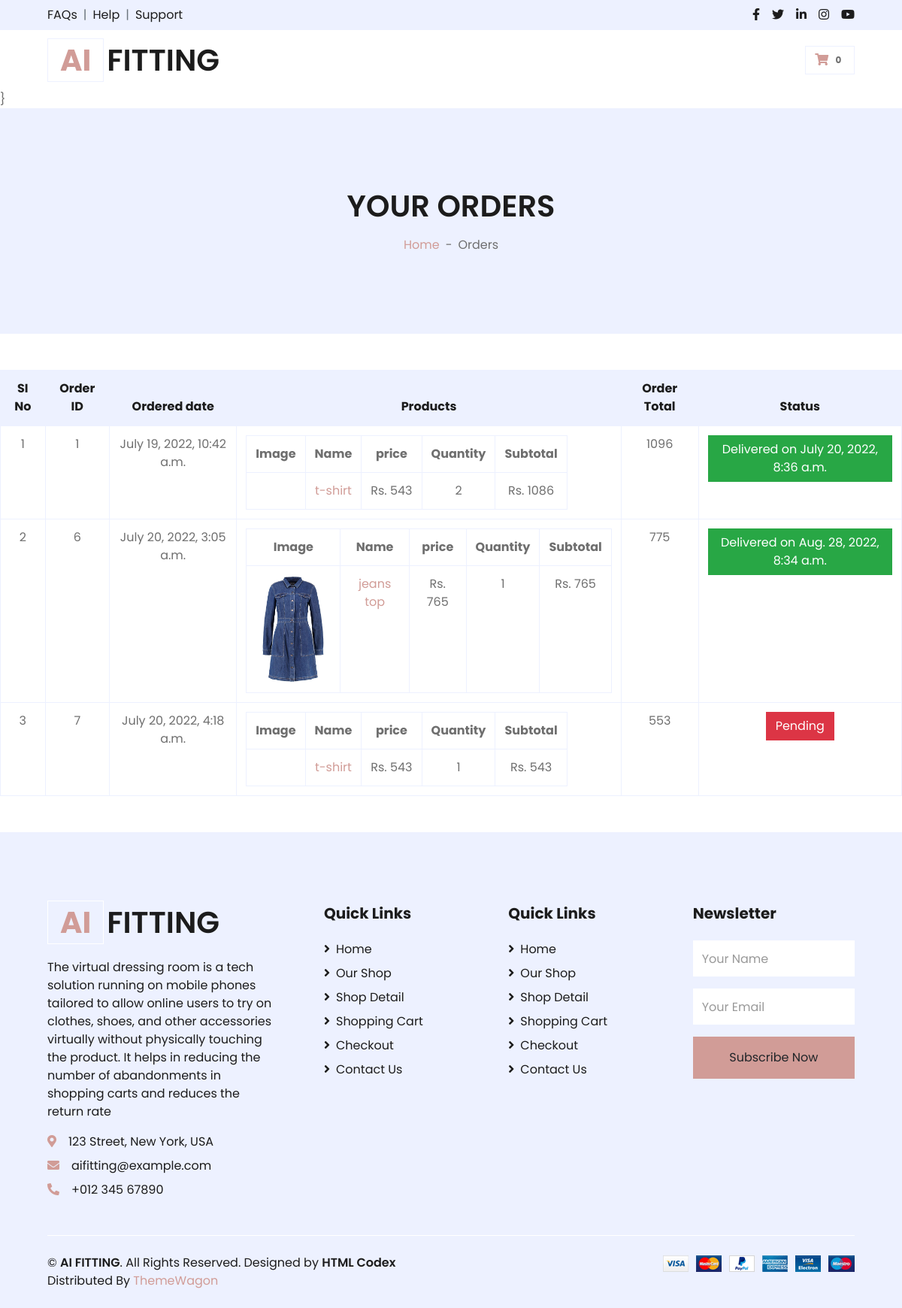
Screenshot of /order_status/ (signed in) with the database file from the repository.
### app/models.py (models this page shows, shortened)
class Order(models.Model):
    customer = models.ForeignKey(Customer, on_delete=models.CASCADE)
    items = models.ManyToManyField(OrderItem)
    ordered_date = models.DateTimeField(null=True)
    ordered = models.BooleanField(default=False)
    shipping_address = models.ForeignKey(ShippingAddress, on_delete=models.SET_NULL, blank=True, null=True)
    payment = models.ForeignKey(Payment, on_delete=models.SET_NULL, blank=True, null=True)
    completed_date = models.DateTimeField(null=True)
    completed = models.BooleanField(default=False)
    assigned = models.BooleanField(default=False)
    def get_total(self):
        item_total = 0
        product_total = 0
        for order_item in self.items.all():
            item_total += order_item.get_total_item_price()+10
        return item_total

class OrderItem(models.Model):
    customer = models.ForeignKey(Customer, on_delete=models.CASCADE, )
    ordered = models.BooleanField(default=False)
    item = models.ForeignKey(product, on_delete=models.CASCADE)
    quantity = models.IntegerField(default=1)
    def get_total_item_price(self):
        total = self.quantity * self.item.TotalAmount
        return total

class product(models.Model):
    ProductName = models.CharField(max_length=25)
    productBrand = models.CharField(max_length=25)
    cloth = models.CharField(max_length=25)
    size = models.FloatField()
    colour = models.CharField(max_length=25)
    TotalAmount = models.IntegerField()
    image1 = models.ImageField(upload_to='products')
    image2 = models.ImageField(upload_to='products')
    image3 = models.ImageField(upload_to='products')

### app/userviews.py (the view)
# urls.py: path('order_status/', userviews.order_status, name='order_status'),
@login_required
def order_status(request):
    customer = request.user
    order = Order.objects.filter(customer=customer, ordered=True)
    return render(request, 'user_panel/orders.html', {'orders': order})

### templates/user_panel/orders.html (shortened to what this page needs)
{% extends 'user_panel/user_home.html' %}
{% load crispy_forms_filters %}
{% block content1 %}
{% load static %}}
<div class="container-fluid bg-secondary mb-5">
        <div class="d-flex flex-column align-items-center justify-content-center" style="min-height: 300px">
            <h1 class="font-weight-semi-bold text-uppercase mb-3">Your Orders</h1>
            <div class="d-inline-flex">
                <p class="m-0"><a href="{% url 'user_home' %}">Home</a></p>
                <p class="m-0 px-2">-</p>
                <p class="m-0">Orders</p>
            </div>
        </div>
    </div>
                <table class="table table-bordered text-center mb-0">
                    <thead class="bg-secondary text-dark">
                        <tr>
                                    <tr>
                                        <th class="product-thumbnail">SI No</th>
                                        <th class="product-name">Order ID</th>
                                        <th class="product-price">Ordered date</th>
                                        <th class="product-quantity">Products</th>
                                        <th class="product-quantity">Order Total</th>
                                        <th class="product-quantity">Status</th>
                                    </tr></thead>
                                    {% for order in orders %}
                                    <tr>
                                        <td>{{forloop.counter}}</td>
                                        <td>{{order.id}}</td>
                                        <td>{{order.ordered_date}}</td>
                                        <td>
                                            <table>
                                                <tr>
                                                    <th class="product-thumbnail">Image</th>
                                                    <th class="product-name">Name</th>
                                                    <th class="product-price">price</th>
                                                    <th class="product-quantity">Quantity</th>
                                                    <th class="product-subtotal">Subtotal</th>
                                                </tr>
                                                {% for i in order.items.all %}
                                                <tr>
                                                    <td class="product-thumbnail"><a href="#"><img
                                                            src="{{i.item.image1.url}}" style="width:100px"
                                                            alt=""/></a></td>
                                                    <td class="product-name"><a href="#">{{i.item.ProductName}}</a></td>
                                                    <td class="product-price"><span
                                                            class="amount">Rs. {{i.item.TotalAmount}}</span></td>
                                                    <td class="product-quantity">
                                                        {{i.quantity}}
                                                    </td>
                                                    <td class="product-subtotal">Rs. {{ i.get_total_item_price }}</td>
                                                </tr>
                                                {% endfor %}
                                            </table>
                                        </td>
                                        <td>{{order.get_total}}</td>
                                        <td>
                                            {% if order.completed == True %}
                                            <button class="btn btn-success ">
                                                Delivered on {{order.completed_date}}
                                            </button>
                                            {% else %}
                                            <button class="btn btn-danger "> Pending</button>
                                            {% endif %}
                                        </td>
                                    </tr>
                                    {% endfor %}
                                    </table>
{% endblock  %}

### templates/user_panel/user_home.html (shortened to what this page needs)
<!DOCTYPE html>
<html lang="en">
{% load static %}
<head>
    <link href="https://cdnjs.cloudflare.com/ajax/libs/font-awesome/5.10.0/css/all.min.css" rel="stylesheet">
    <link href="{% static 'lib/owlcarousel/assets/owl.carousel.min.css' %}" rel="stylesheet">
    <link href="{% static 'css/style.css' %}" rel="stylesheet">
</head>
<body>
    <div class="container-fluid">
        <div class="row bg-secondary py-2 px-xl-5">
            <div class="col-lg-6 d-none d-lg-block">
                <div class="d-inline-flex align-items-center">
                    <a class="text-dark" href="">FAQs</a>
                    <span class="text-muted px-2">|</span>
                    <a class="text-dark" href="">Help</a>
                    <span class="text-muted px-2">|</span>
                    <a class="text-dark" href="">Support</a>
                </div>
            </div>
            <div class="col-lg-6 text-center text-lg-right">
                <div class="d-inline-flex align-items-center">
                    <a class="text-dark px-2" href="">
                        <i class="fab fa-facebook-f"></i>
                    </a>
                    <a class="text-dark px-2" href="">
                        <i class="fab fa-twitter"></i>
                    </a>
                    <a class="text-dark px-2" href="">
                        <i class="fab fa-linkedin-in"></i>
                    </a>
                    <a class="text-dark px-2" href="">
                        <i class="fab fa-instagram"></i>
                    </a>
                    <a class="text-dark pl-2" href="">
                        <i class="fab fa-youtube"></i>
                    </a>
                </div>
            </div>
        </div>
        <div class="row align-items-center py-3 px-xl-5">
            <div class="col-lg-3 d-none d-lg-block">
                <a href="" class="text-decoration-none">
                    <h1 class="m-0 display-5 font-weight-semi-bold"><span class="text-primary font-weight-bold border px-3 mr-1">AI</span>FITTING</h1>
                </a>
            </div>
            <div class="col-lg-3 col-6 text-right">
                <a href="{% url 'cart' %}" class="btn border">
                    <i class="fas fa-shopping-cart text-primary"></i>
                    <span class="badge">0</span>
                </a>
            </div>
        </div>
    </div>
  {% block content1 %}{% endblock %}
    <div class="container-fluid bg-secondary text-dark mt-5 pt-5">
        <div class="row px-xl-5 pt-5">
            <div class="col-lg-4 col-md-12 mb-5 pr-3 pr-xl-5">
                <a href="" class="text-decoration-none">
                    <h1 class="mb-4 display-5 font-weight-semi-bold"><span class="text-primary font-weight-bold border border-white px-3 mr-1">AI</span>FITTING</h1>
                </a>
                <p>The virtual dressing room is a tech solution running on mobile phones tailored to allow online users to try on clothes, shoes, and other accessories virtually without physically touching the product. It helps in reducing the number of abandonments in shopping carts and reduces the return rate</p>
                <p class="mb-2"><i class="fa fa-map-marker-alt text-primary mr-3"></i>123 Street, New York, USA</p>
                <p class="mb-2"><i class="fa fa-envelope text-primary mr-3"></i>aifitting@example.com</p>
                <p class="mb-0"><i class="fa fa-phone-alt text-primary mr-3"></i>+012 345 67890</p>
            </div>
            <div class="col-lg-8 col-md-12">
                <div class="row">
                    <div class="col-md-4 mb-5">
                        <h5 class="font-weight-bold text-dark mb-4">Quick Links</h5>
                        <div class="d-flex flex-column justify-content-start">
                            <a class="text-dark mb-2" href="{% url 'user_home' %}"><i class="fa fa-angle-right mr-2"></i>Home</a>
                            <a class="text-dark mb-2" href="{% url 'user_product_view' %}"><i class="fa fa-angle-right mr-2"></i>Our Shop</a>
                            <a class="text-dark mb-2" href=""><i class="fa fa-angle-right mr-2"></i>Shop Detail</a>
                            <a class="text-dark mb-2" href=""><i class="fa fa-angle-right mr-2"></i>Shopping Cart</a>
                            <a class="text-dark mb-2" href=""><i class="fa fa-angle-right mr-2"></i>Checkout</a>
                            <a class="text-dark" href=""><i class="fa fa-angle-right mr-2"></i>Contact Us</a>
                        </div>
                    </div>
                    <div class="col-md-4 mb-5">
                        <h5 class="font-weight-bold text-dark mb-4">Quick Links</h5>
                        <div class="d-flex flex-column justify-content-start">
                            <a class="text-dark mb-2" href="{% url 'user_home' %}"><i class="fa fa-angle-right mr-2"></i>Home</a>
                            <a class="text-dark mb-2" href="{% url 'user_product_view' %}"><i class="fa fa-angle-right mr-2"></i>Our Shop</a>
                            <a class="text-dark mb-2" href=""><i class="fa fa-angle-right mr-2"></i>Shop Detail</a>
                            <a class="text-dark mb-2" href=""><i class="fa fa-angle-right mr-2"></i>Shopping Cart</a>
                            <a class="text-dark mb-2" href=""><i class="fa fa-angle-right mr-2"></i>Checkout</a>
                            <a class="text-dark" href=""><i class="fa fa-angle-right mr-2"></i>Contact Us</a>
                        </div>
                    </div>
                    <div class="col-md-4 mb-5">
                        <h5 class="font-weight-bold text-dark mb-4">Newsletter</h5>
                        <form action="">
                            <div class="form-group">
                                <input type="text" class="form-control border-0 py-4" placeholder="Your Name" required="required" />
                            </div>
                            <div class="form-group">
                                <input type="email" class="form-control border-0 py-4" placeholder="Your Email"
                                    required="required" />
                            </div>
                            <div>
                                <button class="btn btn-primary btn-block border-0 py-3" type="submit">Subscribe Now</button>
                            </div>
                        </form>
                    </div>
                </div>
            </div>
        </div>
        <div class="row border-top border-light mx-xl-5 py-4">
            <div class="col-md-6 px-xl-0">
                <p class="mb-md-0 text-center text-md-left text-dark">
                    &copy; <a class="text-dark font-weight-semi-bold" href="#">AI FITTING</a>. All Rights Reserved. Designed
                    by
                    <a class="text-dark font-weight-semi-bold" href="https://htmlcodex.com">HTML Codex</a><br>
                    Distributed By <a href="https://themewagon.com" target="_blank">ThemeWagon</a>
                </p>
            </div>
            <div class="col-md-6 px-xl-0 text-center text-md-right">
                <img class="img-fluid" src="{% static 'img/payments.png'%}" alt="">
            </div>
        </div>
    </div>
</body>
</html>

### rows the page displays
Order: id "1", ordered_date "July 19, 2022, 10:42 a.m.", get_total "1096", completed_date "July 20, 2022, 8:36 a.m."
OrderItem: item.ProductName "t-shirt", item.TotalAmount "543", quantity "2", get_total_item_price "1086"
Order: id "6", ordered_date "July 20, 2022, 3:05 a.m.", get_total "775", completed_date "Aug. 28, 2022, 8:34 a.m."
OrderItem: item.image1 (picture), item.ProductName "jeans top", item.TotalAmount "765", quantity "1", get_total_item_price "765"
Order: id "7", ordered_date "July 20, 2022, 4:18 a.m.", get_total "553", completed "Pending"
OrderItem: item.ProductName "t-shirt", item.TotalAmount "543", quantity "1", get_total_item_price "543"
